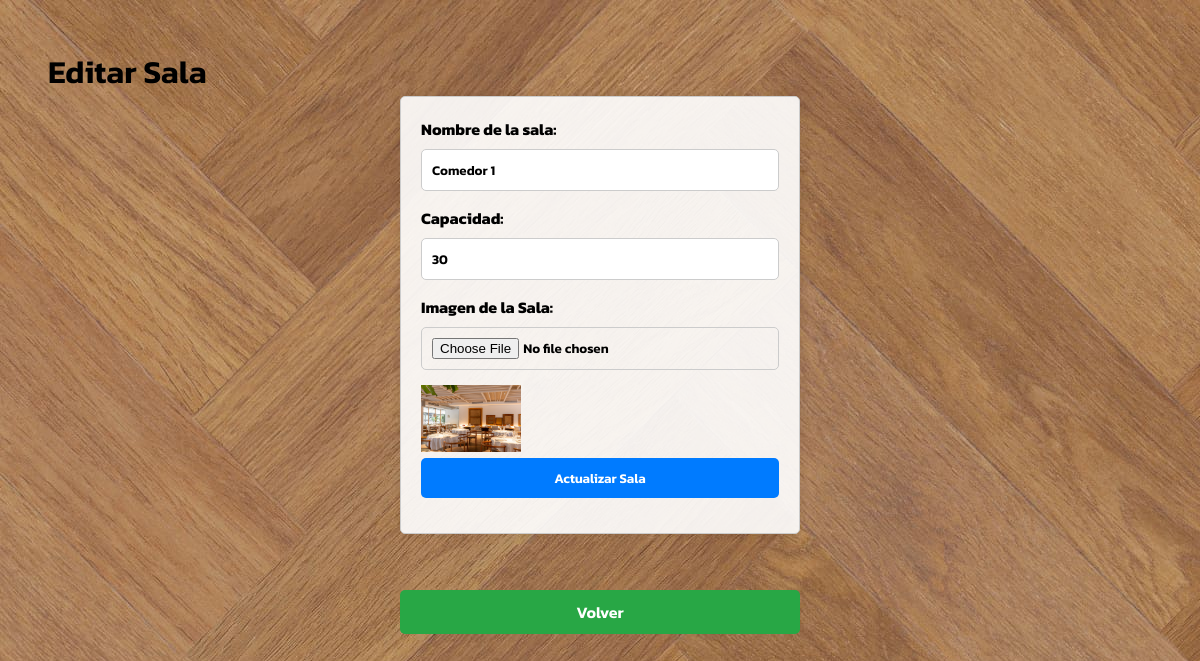
/Manager/editar_salas.php?id=4 (signed in), run on the app's committed database.
### tables this page shows
CREATE TABLE IF NOT EXISTS `salas` (
  `id_sala` int NOT NULL AUTO_INCREMENT,
  `nombre` varchar(100) NOT NULL,
  `capacidad` int NOT NULL,
  `imagen` varchar(255) DEFAULT NULL,
  PRIMARY KEY (`id_sala`)
);

### Manager/editar_salas.php (the view, shortened to what this page needs)
<?php
include('../conexion.php');
if (isset($_GET['id'])) {
    $id_sala = $_GET['id'];
    $stmt = $con->prepare("SELECT id_sala, nombre, capacidad, imagen FROM salas WHERE id_sala = :id_sala");
    $stmt->bindParam(':id_sala', $id_sala, PDO::PARAM_INT);
    $stmt->execute();
    $sala = $stmt->fetch(PDO::FETCH_ASSOC);
}
?>
<!DOCTYPE html>
<html lang="es">
<head>
    <link rel="stylesheet" href="../CSS/styles.css">
</head>
<body id="bodyGen">
    <h1>Editar Sala</h1>
    <form method="POST" enctype="multipart/form-data">
        <label for="nombre">Nombre de la sala:</label>
        <input type="text" id="nombre" name="nombre" value="<?= htmlspecialchars($sala['nombre']) ?>" >
        <label for="capacidad">Capacidad:</label>
        <input type="number" id="capacidad" name="capacidad" value="<?= htmlspecialchars($sala['capacidad']) ?>">
        <label for="imagen">Imagen de la Sala:</label>
        <input type="file" id="imagen" name="imagen" accept="image/*"><br>
        <img src="<?= htmlspecialchars($sala['imagen'] ?? '') ?>" alt="Imagen de la Sala" style="max-width: 100px;">
        <button type="submit" class="btn btn-primary">Actualizar Sala</button>
    </form>
    <br><br>
    <a href="administrar.php" class="btn-volver">Volver</a>
</body>
</html>

### CSS/styles.css (style rules this page uses)
* { margin: 0; box-sizing: border-box; font-family: "Kanit", sans-serif; font-weight: 600; font-style: normal; }
#bodyGen { background-image: url('../img/FondoMan.jpg'); margin: 6vh; }
form { max-width: 400px; margin: auto; border: 1px solid #ccc; padding: 20px; border-radius: 5px; box-shadow: 0 0 10px rgba(0, 0, 0, 0.1); background-color: rgba(255, 255, 255, 0.9); }
label { display: block; margin-bottom: 8px; font-weight: bold; }
input, select, button { width: 100%; padding: 10px; margin-bottom: 15px; border: 1px solid #ccc; border-radius: 5px; box-sizing: border-box; }
.btn-volver { display: block; width: 100%; max-width: 400px; margin: 20px auto; padding: 10px; background-color: #28a745; color: white; text-decoration: none; text-align: center; border-radius: 5px; border: none; cursor: pointer; }

### Manager/editar_salas.php (style rules this page uses)
body { font-family: Arial, sans-serif; margin: 20px; }
form { max-width: 400px; margin: auto; border: 1px solid #ccc; padding: 20px; border-radius: 5px; box-shadow: 0 0 10px rgba(0, 0, 0, 0.1); }
label { display: block; margin-bottom: 8px; font-weight: bold; }
input, select, button { width: 100%; padding: 10px; margin-bottom: 15px; border: 1px solid #ccc; border-radius: 5px; box-sizing: border-box; }
button { background-color: #007bff; color: white; border: none; cursor: pointer; }

### data on the page
salas: nombre "Comedor 1", capacidad "30", imagen (picture)
